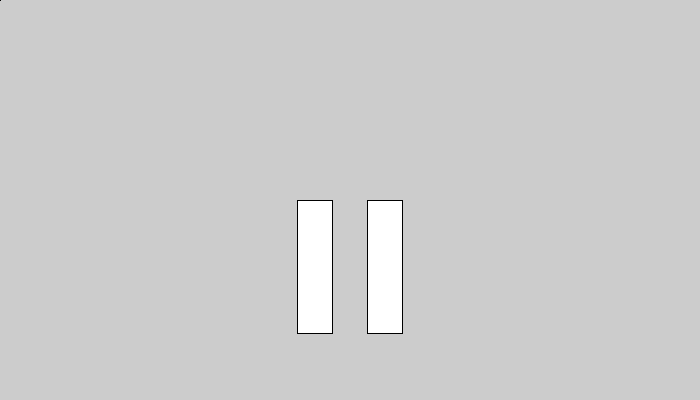
Frame 1 (no input)
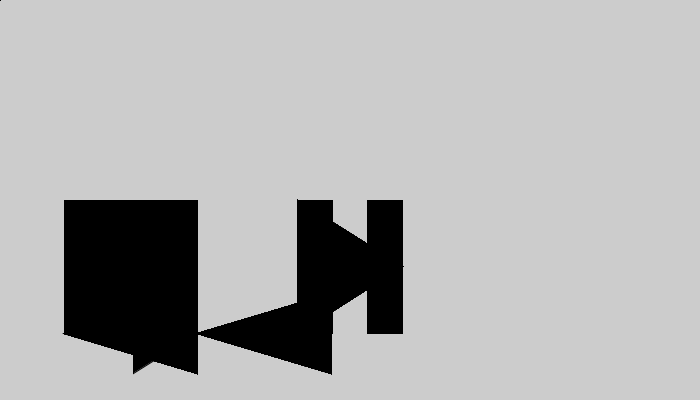
Frame 60 (the mouse pressed at the canvas centre just before this capture)
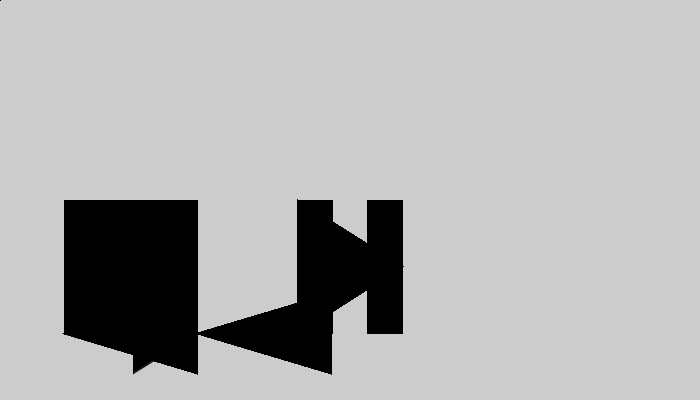
Frame 120 (the mouse held since frame 60 and released just before this capture)

The Processing sketch that drew these frames (run headless with seeded random() and noise(); from frame 60 on, the mouse is pressed at the canvas centre):

// Processing sketch: Pause
// ── Pause.pde
//Global Variables
int appWidth, appHeight;
float pauseX1, pauseY1, pauseX2, pauseY2, pauseWidth, pauseHeight;
float pauseScaleWidth, pauseScaleHeight;
//
void setup() {
  //Landscape (portrait, square)
  size(700, 400); //width, height
  //fullScreen(); //displayWidth, displayHeight
  //
  //ERROR: CANVAS is bigger than display
  //ERROR: stating diplay geometry (landscape, portrait, square)
  appWidth=width; //displayWidth
  appHeight=height; //displayHeight
  //Population, visual data
  float musicButtonDrawX = width * 1/2;
  float musicButtonDrawY = height * 1/2;
  pauseScaleWidth = 1.0/20.0; //Used to change the x-axis
  pauseScaleHeight = 1.0/3.0; //Used to change the y-axis
  println(pauseScaleWidth);
  pauseWidth = width * pauseScaleWidth;
  pauseX1 = musicButtonDrawX - pauseWidth - pauseWidth*1/2;
  pauseY1 = musicButtonDrawY;
  pauseX2 = musicButtonDrawX + pauseWidth*1/2;
  pauseY2 = pauseY1;
  pauseHeight = height * pauseScaleHeight;
}//End setup
//
void draw() {
 drawMusicButtons();
}//End draw
//
void keyPressed() {}//End keyPressed
//
void mousePressed() {}//End mousePressed
//
//End MAIN Program (Driver)

// ── Music_Player_Buttons.pde
//Global Variables
float stopX, stopY, stopWidth, stopHeight;
float playX1, playY1, playX2, playY2, playX3, playY3;
float prevX1A, prevY1A, prevX2A, prevY2A, prevX3A, prevY3A, prevX1B, prevY1B, prevX2B, prevY2B, prevX3B, prevY3B;
float nextX1A, nextY1A, nextX2A, nextY2A, nextX3A, nextY3A, nextX1B, nextY1B, nextX2B, nextY2B, nextX3B, nextY3B;
color resetcolourNightMode=#FFFF4B;
color black=#000000; //Night mode friendly
color resetcolourDayMode=#FFFFFF; //Not night mode friendly
//
void drawMusicButtons() {
  drawPauseButton();
  drawStopButton();
  drawPlayButton();
  drawPrevButton();
}//End drawMusicButtons
//
void drawPauseButton() {
  rect( pauseX1, pauseY1, pauseWidth, pauseHeight );
  rect( pauseX2, pauseY2, pauseWidth, pauseHeight );
}//End drawPauseButton()
//
void drawStopButton() {
  rect( stopX, stopY, stopWidth, stopHeight );
  fill(black);
  stopX = pauseX1 - appWidth * 10/30 ;
  stopY = pauseY1;
  stopWidth = pauseHeight;
  stopHeight = pauseHeight;
}//End drawStopButton()
//
void drawPlayButton() {
  triangle( playX1, playY1, playX2, playY2, playX3, playY3 );
  playX1 = pauseX1;
  playY1 = pauseY1;
  playX3 = playX1;
  playY3 = pauseY1 + pauseHeight;
  playX2 = pauseX2 + pauseWidth;
  playY2 = (playY3 - playY1)*1/2 + playY1;
}//End drawPlayButton
//
void drawPrevButton() {
  triangle( prevX1A, prevY1A, prevX2A, prevY2A, prevX3A, prevY3A ); triangle( prevX1B, prevY1B, prevX2B, prevY2B, prevX3B, prevY3B );
  prevX2A = stopX;
  prevY2A = pauseY1 + appHeight * 10/30;
  prevX1A = stopX + stopWidth;
  prevY1A = prevY2A + appHeight * 3/30;
  prevX3A = prevX1A;
  prevY3A = prevY2A - appHeight * 3/30;
  prevX1B = prevX2B + stopWidth;
  prevY1B = prevY1A;
  prevX2B = prevX1A;
  prevY2B = prevY2A;
  prevX3B = prevX1B;
  prevY3B = prevY3A;
}//End drawprevButton
//
void drawNextButton() {
  triangle( nextX1A, nextY1A, nextX2A, nextY2A, nextX3A, nextY3A ); triangle( nextX1B, nextY1B, nextX2B, nextY2B, nextX3B, nextY3B );
  nextX2A = (appWidth * 1/2) + appWidth * 10/30;
  nextY2A = prevY2A; 
  nextX1A = nextX2A - stopWidth;
  nextY1A = prevY1A;
  nextX3A = nextX1A;
  nextY3A = prevY3A;
  nextX1B = nextX1A - stopWidth;
  nextY1B = nextY1A;
  nextX2B = nextX1A;
  nextY2B = nextY2A;
  nextX3B = nextX1B;
  nextY3B = nextY3A;
}//End drawNextButton
//
//End Music Player Buttons
